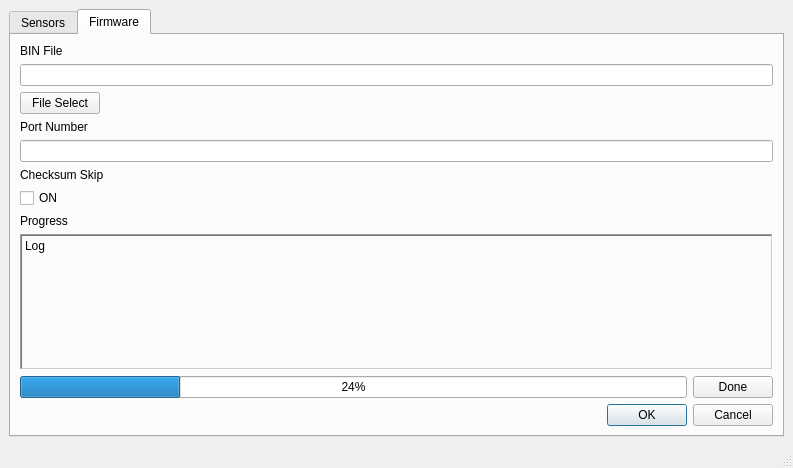
<?xml version="1.0" encoding="UTF-8"?>
<ui version="4.0">
 <class>MainWindow</class>
 <widget class="QMainWindow" name="MainWindow">
  <property name="geometry">
   <rect>
    <x>0</x>
    <y>0</y>
    <width>793</width>
    <height>468</height>
   </rect>
  </property>
  <property name="windowTitle">
   <string>MainWindow</string>
  </property>
  <widget class="QWidget" name="centralwidget">
   <layout class="QGridLayout" name="gridLayout">
    <item row="1" column="0">
     <widget class="QTabWidget" name="tabWidget">
      <property name="currentIndex">
       <number>1</number>
      </property>
      <widget class="QWidget" name="tab_sensors">
       <attribute name="title">
        <string>Sensors</string>
       </attribute>
       <layout class="QGridLayout" name="gridLayout_4">
        <item row="0" column="0">
         <layout class="QGridLayout" name="gridLayout_3"/>
        </item>
       </layout>
      </widget>
      <widget class="QWidget" name="tab_update">
       <attribute name="title">
        <string>Firmware</string>
       </attribute>
       <layout class="QGridLayout" name="gridLayout_2">
        <item row="0" column="0">
         <layout class="QVBoxLayout" name="Outter_Layout" stretch="0,0,0,0,0,0,0,0,0,0,0">
          <property name="sizeConstraint">
           <enum>QLayout::SetDefaultConstraint</enum>
          </property>
          <item>
           <widget class="QLabel" name="lbl_binfile">
            <property name="sizePolicy">
             <sizepolicy hsizetype="Fixed" vsizetype="Fixed">
              <horstretch>0</horstretch>
              <verstretch>0</verstretch>
             </sizepolicy>
            </property>
            <property name="text">
             <string>BIN File</string>
            </property>
           </widget>
          </item>
          <item>
           <widget class="QLineEdit" name="lineEdit"/>
          </item>
          <item>
           <widget class="QPushButton" name="pushButton">
            <property name="sizePolicy">
             <sizepolicy hsizetype="Fixed" vsizetype="Fixed">
              <horstretch>0</horstretch>
              <verstretch>0</verstretch>
             </sizepolicy>
            </property>
            <property name="text">
             <string>File Select</string>
            </property>
           </widget>
          </item>
          <item>
           <widget class="QLabel" name="lbl_portnumber">
            <property name="sizePolicy">
             <sizepolicy hsizetype="Preferred" vsizetype="Fixed">
              <horstretch>0</horstretch>
              <verstretch>0</verstretch>
             </sizepolicy>
            </property>
            <property name="text">
             <string>Port Number</string>
            </property>
           </widget>
          </item>
          <item>
           <widget class="QLineEdit" name="lineEdit_2"/>
          </item>
          <item>
           <widget class="QLabel" name="lbl_checksum">
            <property name="sizePolicy">
             <sizepolicy hsizetype="Preferred" vsizetype="Fixed">
              <horstretch>0</horstretch>
              <verstretch>0</verstretch>
             </sizepolicy>
            </property>
            <property name="text">
             <string>Checksum Skip</string>
            </property>
           </widget>
          </item>
          <item>
           <widget class="QCheckBox" name="checkBox">
            <property name="sizePolicy">
             <sizepolicy hsizetype="Minimum" vsizetype="Fixed">
              <horstretch>0</horstretch>
              <verstretch>0</verstretch>
             </sizepolicy>
            </property>
            <property name="text">
             <string>ON</string>
            </property>
           </widget>
          </item>
          <item>
           <widget class="QLabel" name="label">
            <property name="sizePolicy">
             <sizepolicy hsizetype="Preferred" vsizetype="Fixed">
              <horstretch>0</horstretch>
              <verstretch>0</verstretch>
             </sizepolicy>
            </property>
            <property name="text">
             <string>Progress</string>
            </property>
           </widget>
          </item>
          <item>
           <widget class="QLabel" name="text_label">
            <property name="sizePolicy">
             <sizepolicy hsizetype="Preferred" vsizetype="Expanding">
              <horstretch>0</horstretch>
              <verstretch>0</verstretch>
             </sizepolicy>
            </property>
            <property name="frameShape">
             <enum>QFrame::WinPanel</enum>
            </property>
            <property name="frameShadow">
             <enum>QFrame::Sunken</enum>
            </property>
            <property name="lineWidth">
             <number>0</number>
            </property>
            <property name="text">
             <string>Log</string>
            </property>
            <property name="alignment">
             <set>Qt::AlignLeading|Qt::AlignLeft|Qt::AlignTop</set>
            </property>
           </widget>
          </item>
          <item>
           <layout class="QHBoxLayout" name="horizontalLayout_2">
            <item>
             <widget class="QProgressBar" name="progressBar">
              <property name="value">
               <number>24</number>
              </property>
             </widget>
            </item>
            <item>
             <widget class="QPushButton" name="btn_done">
              <property name="sizePolicy">
               <sizepolicy hsizetype="Fixed" vsizetype="Fixed">
                <horstretch>0</horstretch>
                <verstretch>0</verstretch>
               </sizepolicy>
              </property>
              <property name="layoutDirection">
               <enum>Qt::LeftToRight</enum>
              </property>
              <property name="text">
               <string>Done</string>
              </property>
              <property name="default">
               <bool>false</bool>
              </property>
              <property name="flat">
               <bool>false</bool>
              </property>
             </widget>
            </item>
           </layout>
          </item>
          <item>
           <layout class="QHBoxLayout" name="horizontalLayout_3">
            <item>
             <spacer name="horizontalSpacer">
              <property name="orientation">
               <enum>Qt::Horizontal</enum>
              </property>
              <property name="sizeHint" stdset="0">
               <size>
                <width>40</width>
                <height>20</height>
               </size>
              </property>
             </spacer>
            </item>
            <item>
             <widget class="QDialogButtonBox" name="buttonBox">
              <property name="sizePolicy">
               <sizepolicy hsizetype="Fixed" vsizetype="Fixed">
                <horstretch>0</horstretch>
                <verstretch>0</verstretch>
               </sizepolicy>
              </property>
              <property name="standardButtons">
               <set>QDialogButtonBox::Cancel|QDialogButtonBox::Ok</set>
              </property>
              <property name="centerButtons">
               <bool>false</bool>
              </property>
             </widget>
            </item>
           </layout>
          </item>
         </layout>
        </item>
       </layout>
      </widget>
     </widget>
    </item>
   </layout>
  </widget>
  <widget class="QMenuBar" name="menubar">
   <property name="geometry">
    <rect>
     <x>0</x>
     <y>0</y>
     <width>793</width>
     <height>21</height>
    </rect>
   </property>
  </widget>
  <widget class="QStatusBar" name="statusbar"/>
 </widget>
 <resources/>
 <connections/>
</ui>
